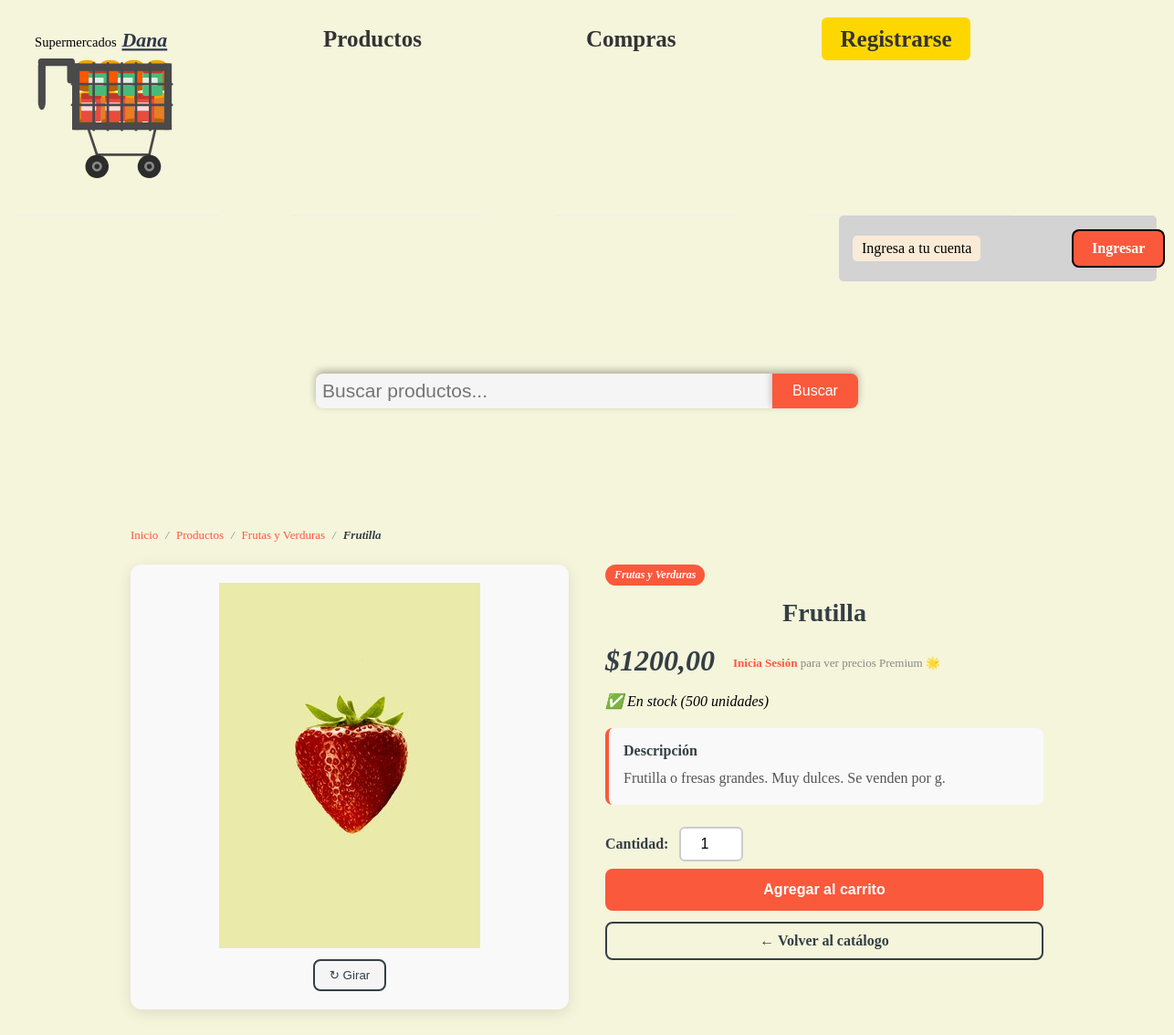
Screenshot of /productos/35/ with the database file from the repository.
### productos/models.py (models this page shows, shortened)
class Producto(models.Model):
    nombre = models.CharField(max_length=200)
    descripcion = models.TextField(blank=True)
    precio = models.DecimalField(max_digits=10, decimal_places=2)
    stock = models.PositiveIntegerField(default=0)
    categoria = models.ForeignKey(
        Categoria,
        on_delete=models.PROTECT,
        related_name='productos'
    )
    imagen=models.ImageField(upload_to='productos/', blank=True, null=True)

class Categoria(models.Model):
    nombre = models.CharField(max_length=100)
    descripcion=models.TextField(blank=True)

### productos/views.py (the view)
# urls.py: path('productos/<int:pk>/', views.detalle_producto, name='detalle'),
def detalle_producto(request, pk):
    producto = get_object_or_404(Producto, pk=pk)
    cliente = None
    if request.user.is_authenticated:
        from clientes.models import Cliente
        cliente = Cliente.objects.filter(usuario=request.user).first()
    return render(request, 'productos/detalle.html', {
        'producto': producto,
        'cliente': cliente,
        })

### productos/context_processors.py (called while the page is built)
def busqueda_global(request):
    query = request.GET.get('q', '').strip()
    resultados_busqueda = []
    if query:
        resultados_busqueda = Producto.objects.filter(
           nombre__icontains= query,
        )[:6]
    return {
        'resultados_busqueda': resultados_busqueda,
        'query_global': query,
    }

### templates/productos/detalle.html (shortened to what this page needs)
{% extends 'base.html' %}
{% load static %}
{% block extra_css %}
<link rel="stylesheet" href="{% static 'css/detalle.css' %}">
{% endblock %}
{% block content %}
<div class="detalle-wrapper">
    <div class="breadcrumb">
        <a href="{% url 'productos:inicio' %}">Inicio</a>
        <span>/</span>
        <a href="{% url 'productos:lista' %}">Productos</a>
        <span>/</span>
        <a href="{% url 'productos:lista' %}?categoria={{ producto.categoria.id }}">
            {{ producto.categoria.nombre }}
        </a>
        <span>/</span>
        <span class="breadcrumb-actual">{{ producto.nombre }}</span>
    </div>
    <div class="detalle-contenido">
        <div class="detalle-imagen-wrapper">
            {% if producto.imagen %}
            <img src="{{ producto.imagen.url }}"
                 alt="{{ producto.nombre }}"
                 class="detalle-imagen"
                 id="imagen-detalle">
            {% else %}
            <img src="https://placehold.co/600x400?text={{ producto.nombre }}"
                 alt="{{ producto.nombre }}"
                 class="detalle-imagen"
                 id="imagen-detalle">
            {% endif %}
            <button type="button" class="btn-rotar" id="btn-rotar" title="Girar imagen">
                &#8635; Girar
            </button>
        </div>
        <div class="detalle-info">
            <span class="detalle-categoria">
                {{ producto.categoria.nombre }}
            </span>
            <h1 class="detalle-nombre">{{ producto.nombre }}</h1>
            <div class="detalle-precio-wrapper">
                {% if request.user.is_authenticated and cliente.es_cliente_premium %}
                <span class="detalle-precio-original">
                    ${{ producto.precio }}
                </span>
                <span class="detalle-precio-premium" style="color: #343f44">
                    ${{ producto.precio_con_descuento}}
                </span>
                <span class="badge-premium">
                    &#127775; Precio Premium
                </span>
                {% else %}
                <span class="detalle-precio">
                    ${{ producto.precio }}
                </span>
                <br>
                {% if not request.user.is_authenticated %}
                <small class="detalle-premium-hint">
                    <a href="{% url 'clientes:login' %}">Inicia Sesión</a> para ver precios Premium   &#127775;
                </small>
                {% endif %}
                {% endif %}
            </div>
            <div class="detalle-stock">
               {% if producto.stock > 0 %}
               <span class="producto-stock disponible">
                   &#9989; En stock ({{ producto.stock }} unidades)
               </span>
                {% else %}
                <span class="producto-stock agotado">
                   &#10060; Sin stock de este producto.
                </span>
                {% endif %}
            </div>
            <div class="detalle-descripcion">
                <h3>Descripción</h3>
                <p style="text-align:justify; text-justify:newspaper;">{{ producto.descripcion }}</p>
            </div>
            <div class="detalle-acciones">
                {% if producto.stock > 0 %}
                <form method="POST" action="{% url 'carrito:agregar' producto.id %}">
                    <div class="detalle-cantidad">
                        <label for="cantidad">Cantidad:</label>
                        <input type="number"
                               id="cantidad"
                               name="cantidad"
                               value="1"
                               min="1"
                               max="{{ producto.stock }}"
                               class="cantidad-input">
                    </div>
                    <button type="submit" class="btn-agregar-detalle">
                        Agregar al carrito
                    </button>
                </form>
                {% else %}
                <button disabled class="btn-agregar-detalle">
                    Sin stock
                </button>
                {% endif %}
                <a href="{% url 'productos:lista' %}" class="btn-volver">
                   &#8592; Volver al catálogo
                </a>
            </div>
        </div>
    </div>
</div>
{% endblock %}

### static/css/navbar.css (style rules this page uses)
h1 { text-align: center; margin-top:auto; }
span { font-style: italic; text-decoration: none; }
p { text-align:center; }
a { text-decoration: none; color: inherit; }
body { background-color: beige; padding: 5px; margin: 14px; }

### static/css/detalle.css (style rules this page uses)
.detalle-wrapper { max-width: 1000px; margin: 30px auto; padding: 0 20px; }
.breadcrumb { display: flex; align-items: center; gap: 8px; font-size: 13px; color: #888; margin-bottom: 24px; }
.breadcrumb a { color: #fa593c; text-decoration: none; }
.breadcrumb-actual { color: #343f44; font-weight: 600; }
.detalle-contenido { display: grid; grid-template-columns: 1fr 1fr; gap: 40px; align-items: start; }
.detalle-imagen-wrapper { border-radius: 12px; box-shadow: 0 4px 16px rgba(0,0,0,0.1); background-color: #f9f9f9; display:flex; flex-direction: column; align-items:center; justify-content: center; gap: 12px; transition: min-height 0.4s ease; padding: 20px; }
.btn-rotar { background-color: whitesmoke; border: 2px solid #343f44; border-radius:8px; padding: 8px 16px; color: #343f44; cursor: pointer; transition: all 0.2s ease; display: flex; flex-direction:row; align-items: center; gap:6px; }
.detalle-imagen { width: 100%; height: 400px; max-width: 400px; max-height: 400px; object-fit: contain; will-change: transform; display: block; transition: transform 0.4s ease; transform-origin: center center; }
.detalle-categoria { background-color: #fa593c; color: white; font-size: 12px; font-weight: 600; padding: 4px 10px; border-radius: 12px; display: inline-block; margin-bottom: 12px; }
.detalle-nombre { font-size: 28px; color: #343f44; margin: 0 0 16px; line-height: 1.3; }
.detalle-precio-wrapper { display: flex; align-items: center; flex-wrap: wrap; gap: 10px; margin-bottom: 16px; }
.detalle-precio { font-size: 32px; font-weight: 700; color: #343f44; }
.detalle-premium-hint { font-size: 13px; color: #888; display: block; margin-top: 4px; }
.detalle-premium-hint a { color: #fa593c; text-decoration: none; font-weight: 600; }
.detalle-stock { margin-bottom: 20px; }
.detalle-descripcion { margin-bottom: 24px; padding: 16px; background-color: #f9f9f9; border-radius: 8px; border-left: 4px solid #fa593c; }
.detalle-descripcion h3 { font-size: 16px; color: #343f44; margin: 0 0 8px; background: none; border: none; padding: 0; display: block; }
.detalle-descripcion p { color: #555; line-height: 1.6; margin: 0; }
.detalle-acciones { display: flex; flex-direction: column; gap: 12px; }
.detalle-cantidad { display: flex; align-items: center; gap: 12px; margin-bottom: 8px; }
.detalle-cantidad label { font-weight: 600; color: #343f44; }
.cantidad-input { width: 70px; padding: 8px; border: 2px solid #ccc; border-radius: 6px; font-size: 16px; text-align: center; box-sizing: border-box; transition: border-color 0.2s ease; }
.btn-agregar-detalle { width: 100%; padding: 14px; background-color: #fa593c; color: white; border: none; border-radius: 8px; font-size: 16px; font-weight: 600; cursor: pointer; transition: background-color 0.2s ease; }
.btn-volver { text-align: center; padding: 10px; border: 2px solid #343f44; border-radius: 8px; color: #343f44; text-decoration: none; font-weight: 600; transition: all 0.2s ease; }

### rows the page displays
Producto: categoria.nombre "Frutas y Verduras", nombre "Frutilla", imagen (picture), precio "1200,00", stock "500", descripcion "Frutilla o fresas grandes. Muy dulces. Se venden por g."
